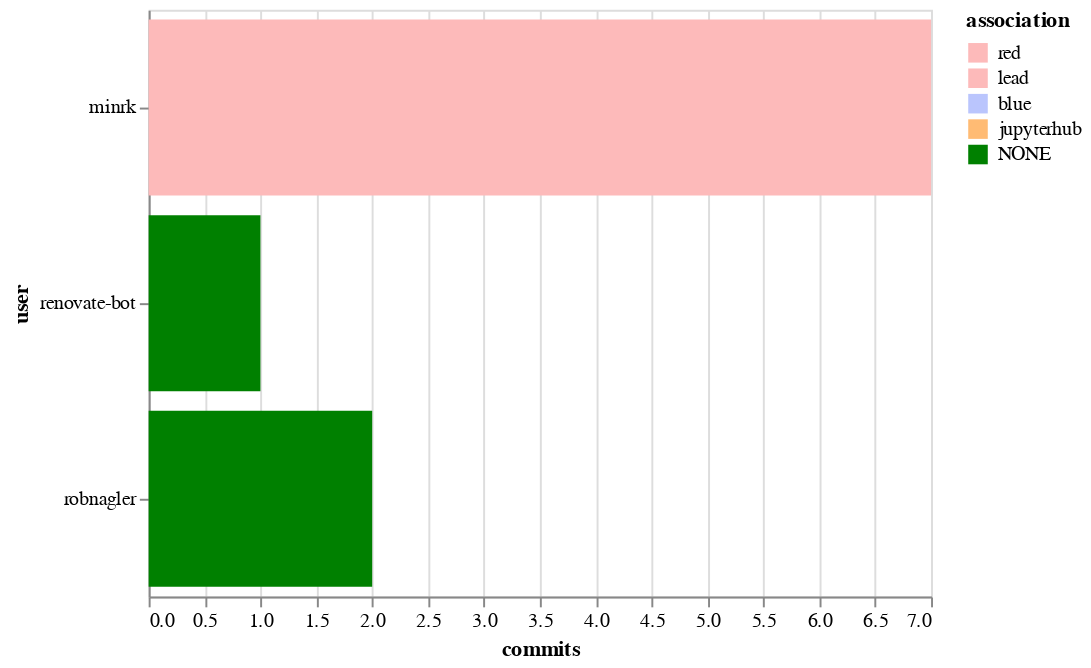

Source (notebook cell):
### Code cell
alt.Chart(top_committers).mark_bar().encode(
    x='commits',
    y='user',
    color=alt.Color('association', scale=color_scale)
)

### Figure 1 — Vega-Lite specification as saved in the notebook (floating-point values rounded to 4 significant figures)
{"$schema": "https://vega.github.io/schema/vega-lite/v2.6.0.json", "config": {"view": {"height": 300, "width": 400}}, "data": {"name": "data-8d6a0d4ff3af8163a79a113d036e7ae6"}, "datasets": {"data-8d6a0d4ff3af8163a79a113d036e7ae6": [{"association": "lead", "commits": 7, "user": "minrk"}, {"association": "NONE", "commits": 2, "user": "robnagler"}, {"association": "NONE", "commits": 1, "user": "renovate-bot"}]}, "encoding": {"color": {"field": "association", "scale": {"domain": ["red", "lead", "blue", "jupyterhub", "NONE"], "range": ["#fdbaba", "#fdbaba", "#bac5fd", "#ffbb74", "green"]}, "type": "nominal"}, "x": {"field": "commits", "type": "quantitative"}, "y": {"field": "user", "type": "nominal"}}, "mark": "bar"}
